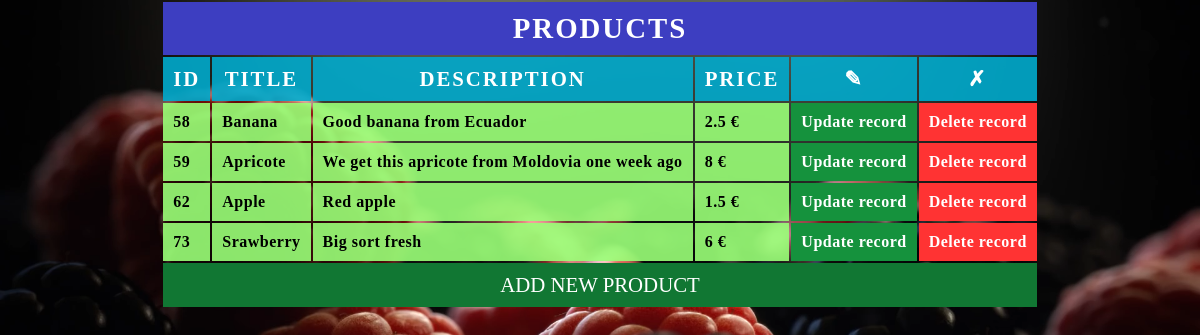
Screenshot of /CRUD/index.php with the database file from the repository.
### tables this page shows
CREATE TABLE `products` (
  `id` int(11) NOT NULL,
  `title` varchar(255) DEFAULT NULL,
  `description` text,
  `price` float DEFAULT NULL
);

### CRUD/index.php (the view, shortened to what this page needs)
<?php session_start(); require_once 'config/connect.php'; ?>
<!DOCTYPE html>
<html lang="en">
<head>
	<link rel="stylesheet" href="css/style.css">
</head>
<body>
	<?php
	$row = mysqli_fetch_all(mysqli_query($connect, "SELECT * FROM `products`"));
	?>
	<table>
		<th class="title" colspan="6">Products</th>
		<tr>
			<th>id</th>
			<th>title</th>
			<th>description</th>
			<th>price</th>
			<th>&#9998;</th>
			<th>&#10007;</th>
		</tr>
		<?php
			foreach ($row as $product) {
				echo '<tr>';
				foreach($product as $product_id => $value){
					if($product_id == 3){
						echo "<td>$value &#8364;</td>";
						continue;
					}
					echo "<td>$value</td>";
				}
				echo "<td class='update'><a href=update.php?id=".$product[0].">Update record</a></td>";
				echo "<td class='delete'><a href=vendor/delete.php?id=".$product[0].">Delete record</a></td>";
				echo '</tr>';
			}
		?>
			<td class="add" colspan="6">
				<button>add new product</button>
			</td>
	</table>
</body>
</html>

### CRUD/css/style.css (style rules this page uses)
body { margin:0; padding: 0; display: flex; justify-content: center; align-items: center; flex-direction: column; font-family: 'Famosa'; letter-spacing: 0.5px; font-weight: bold; background: url('../img/thumb-1920-751390.png'); background-repeat: no-repeat; background-size: cover; color: #000; }
th { background-color: rgb(0,170,204,0.9); padding: 10px; font-size: 1.3em; letter-spacing: 2px; color: white; text-transform: uppercase; }
td { background-color: rgb(153,255,119,0.9); padding: 10px; }
.title { font-size: 1.8em; background:#3D3EC1FF; }
.add { background-color: rgb(51,255,68,0.9); color: rgb(255,255,255); padding: 0; }
.add button { font-family: 'Famosa'; display: block; font-size: 1.3em; color: #FFF; transition: 0.2s; }
.delete a,.update a { display: block; text-decoration: none; color: #fff; transition: 0.2s; }
.delete { background-color: #F33 ; }
.update { background-color:#15923D; }
button { display: block; width: 100%; height: 100%; border: none; padding: 10px; text-transform: uppercase; background: #173; }

### rows the page displays
products: id "58", title "Banana", description "Good banana from Ecuador", price "2.5"
products: id "59", title "Apricote", description "We get this apricote from Moldovia one week ago", price "8"
products: id "62", title "Apple", description "Red apple", price "1.5"
products: id "73", title "Srawberry", description "Big sort fresh", price "6"
